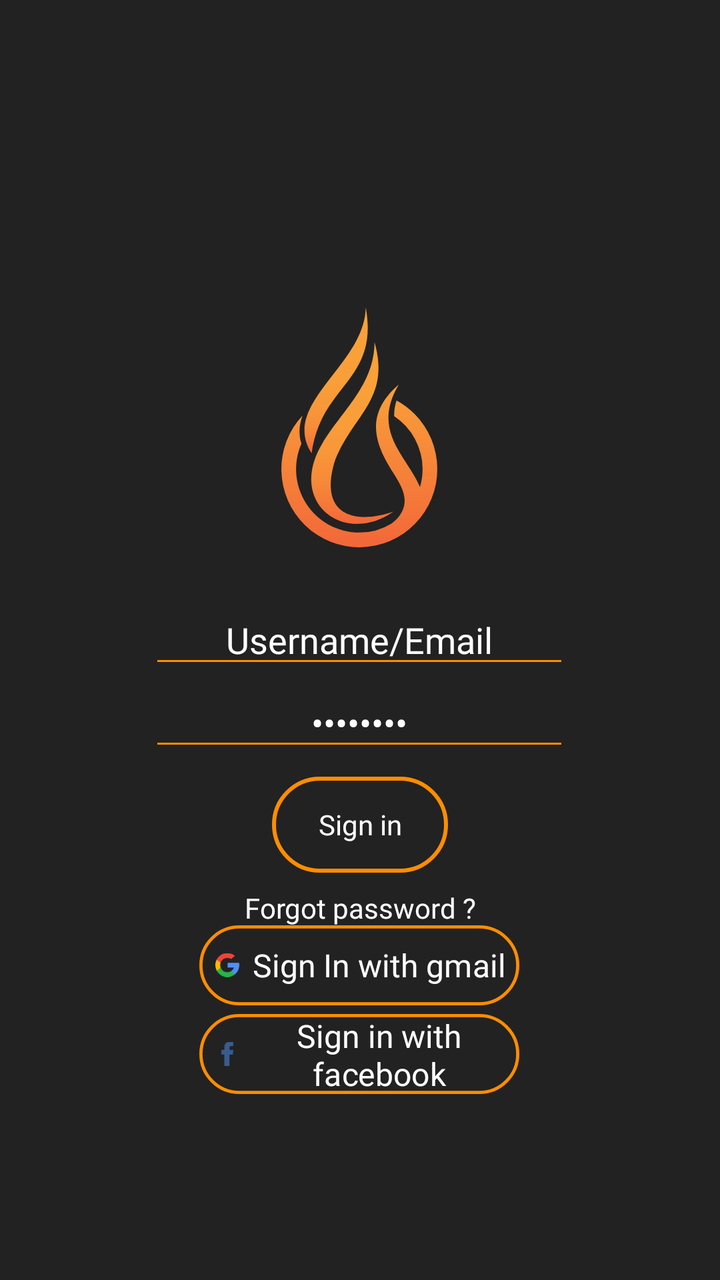
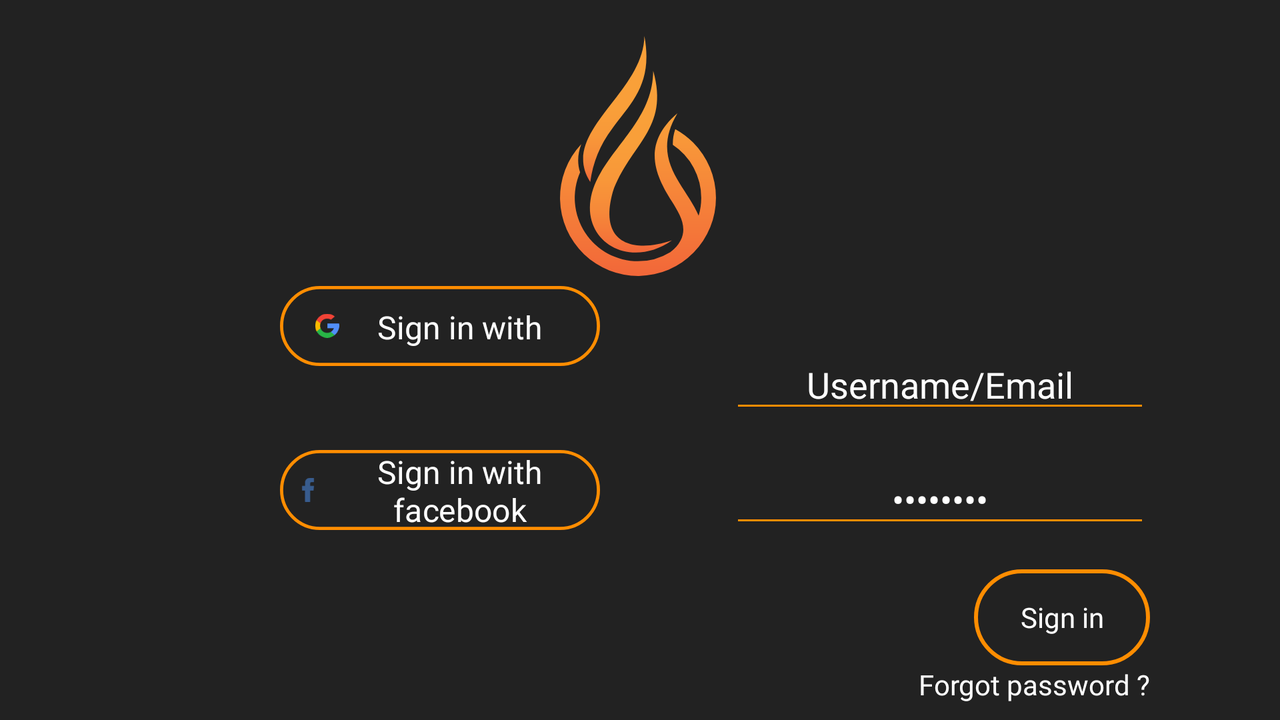

One screen, two layout resources from the same app: the default and the repository's alternative for another configuration. Each is rendered where Android would select it; the XML of both is given below.
<!-- AndroidManifest.xml: application theme AppTheme -->
<!-- res/layout/login_fragment.xml -->
<?xml version="1.0" encoding="utf-8"?>
<layout xmlns:app="http://schemas.android.com/apk/res-auto"
        xmlns:tools="http://schemas.android.com/tools"
        xmlns:android="http://schemas.android.com/apk/res/android">
    <data>

    </data>

    <androidx.constraintlayout.widget.ConstraintLayout

            android:layout_width="match_parent"
            android:layout_height="match_parent"
            android:background="@color/mainBackground">

        <EditText
                android:id="@+id/username"
                android:layout_width="wrap_content"
                android:layout_height="wrap_content"
                android:layout_marginTop="24dp"
                android:autofillHints="@string/userNameHint"
                android:backgroundTint="@color/colorSecondary"
                android:ems="10"
                android:gravity="center"
                android:hint="@string/userNameHint"
                android:inputType="textPersonName"
                android:textColor="@color/colorWhite"
                app:layout_constraintEnd_toEndOf="parent"
                app:layout_constraintHorizontal_bias="0.497"
                app:layout_constraintStart_toStartOf="parent"
                app:layout_constraintTop_toBottomOf="@+id/imageView5"
                tools:text="@string/userNameHint" />

        <ImageView
                android:id="@+id/imageView5"
                android:layout_width="120dp"
                android:layout_height="120dp"
                android:contentDescription="@string/AppLogo"
                android:scaleType="fitCenter"
                app:layout_constraintEnd_toEndOf="parent"
                app:layout_constraintHorizontal_bias="0.498"
                app:layout_constraintStart_toStartOf="parent"
                app:layout_constraintTop_toTopOf="@+id/guideline_horizontal1"
                app:srcCompat="@drawable/ic_blackfyre_logo"
                tools:srcCompat="@drawable/ic_blackfyre_logo" />

        <EditText
                android:id="@+id/password"
                android:layout_width="wrap_content"
                android:layout_height="wrap_content"
                android:autofillHints="@string/password"
                android:backgroundTint="@color/colorSecondary"
                android:ems="10"
                android:gravity="center"
                android:hint="@string/password"
                android:inputType="textPassword"
                android:textColor="@color/colorWhite"
                android:textColorHint="@color/colorWhite"
                app:layout_constraintEnd_toEndOf="@+id/username"
                app:layout_constraintHorizontal_bias="0.0"
                app:layout_constraintStart_toStartOf="@+id/username"
                app:layout_constraintTop_toBottomOf="@+id/username"
                tools:text="@string/password" />

        <androidx.constraintlayout.widget.Guideline
                android:id="@+id/guideline_horizontal2"
                android:layout_width="wrap_content"
                android:layout_height="wrap_content"
                android:orientation="horizontal"
                app:layout_constraintGuide_percent=".9" />

        <androidx.constraintlayout.widget.Guideline
                android:id="@+id/guideline_horizontal1"
                android:layout_width="wrap_content"
                android:layout_height="wrap_content"
                android:orientation="horizontal"
                app:layout_constraintGuide_percent="0.24" />

        <Button
                android:id="@+id/btnSignIn"
                android:layout_width="wrap_content"
                android:layout_height="wrap_content"
                android:layout_marginTop="8dp"
                android:background="@drawable/rounded_corners_imagebutton"
                android:text="@string/sign_in"
                android:textAllCaps="false"
                app:layout_constraintEnd_toEndOf="parent"
                app:layout_constraintHorizontal_bias="0.5"
                app:layout_constraintStart_toStartOf="parent"
                app:layout_constraintTop_toBottomOf="@+id/password"
                tools:text="@string/signIn" />

        <TextView
                android:id="@+id/forgotPassword"
                android:layout_width="wrap_content"
                android:layout_height="wrap_content"
                android:layout_marginTop="8dp"
                android:text="@string/forgotPassword"
                app:layout_constraintEnd_toEndOf="parent"
                app:layout_constraintHorizontal_bias="0.5"
                app:layout_constraintStart_toStartOf="parent"
                app:layout_constraintTop_toBottomOf="@+id/btnSignIn" />

        <TextView
                android:id="@+id/loginFaceBook"
                style="@style/smaller_Drawables"
                android:layout_width="200dp"
                android:layout_height="50dp"
                android:layout_marginBottom="24dp"
                android:autofillHints="@string/sign_in"

                android:background="@drawable/rounded_corners_imagebutton"
                android:contentDescription="@string/FaceBookSignIn"
                android:drawableStart="@drawable/facebook_login"
                android:gravity="center"
                android:text="@string/FaceBookSignIn"
                app:layout_constraintBottom_toTopOf="@+id/guideline_horizontal2"
                app:layout_constraintEnd_toEndOf="parent"

                app:layout_constraintHorizontal_bias="0.497"
                app:layout_constraintStart_toStartOf="parent"
                tools:text="@string/FaceBookSignIn" />

        <TextView
                android:id="@+id/loginGmail"
                style="@style/smaller_Drawables"
                android:layout_width="200dp"
                android:layout_height="50dp"

                android:background="@drawable/rounded_corners_imagebutton"

                android:contentDescription="@string/signInWithGmail"
                android:drawableStart="@drawable/login_gmail"
                android:gravity="center"
                android:text="@string/signInWithGmail"
                app:layout_constraintBottom_toTopOf="@+id/loginFaceBook"
                app:layout_constraintEnd_toEndOf="parent"
                app:layout_constraintHorizontal_bias="0.497"
                app:layout_constraintStart_toStartOf="parent"
                app:layout_constraintTop_toBottomOf="@+id/forgotPassword" />

    </androidx.constraintlayout.widget.ConstraintLayout>
</layout>
<!-- resources referenced by this layout -->
<resources>
  <color name="colorSecondary">#FF8D01</color>
  <color name="colorWhite">#FFFFFF</color>
  <color name="mainBackground">#222222</color>
  <!-- drawable facebook_login (drawable) -->
  <?xml version="1.0" encoding="utf-8"?>
  <layer-list xmlns:android="http://schemas.android.com/apk/res/android" >
      <item
              android:drawable="@drawable/ic_facebook"
              android:width="15sp"
              android:height="15sp"
              android:left="10dp"
              android:gravity="center"
              android:text="@string/FaceBookSignIn">
  
  
      </item>
  
  
  
  </layer-list >
  <!-- drawable login_gmail (drawable) -->
  <?xml version="1.0" encoding="utf-8"?>
  <layer-list xmlns:android="http://schemas.android.com/apk/res/android" >
  <item
          android:drawable="@drawable/ic_google"
          android:width="15sp"
          android:height="15sp"
          android:left="10dp"
          android:gravity="center"
          android:text="@string/loginInWithGmail">
  
  
  </item>
  
  
  
  </layer-list >
  <!-- drawable rounded_corners_imagebutton (drawable) -->
  <?xml version="1.0" encoding="utf-8"?>
  <selector xmlns:android="http://schemas.android.com/apk/res/android">
      <item>
          <shape android:shape="rectangle">
  
              <corners android:radius="30dp" />
              <stroke
                      android:width="2dp"
                      android:color="@color/colorSecondary"
                      />
          </shape>
      </item>
  </selector>
  <string name="AppLogo">App Logo</string>
  <string name="FaceBookSignIn">Sign in with facebook</string>
  <string name="forgotPassword">Forgot password ?</string>
  <string name="password">Password</string>
  <string name="signIn">Sign in</string>
  <string name="signInWithGmail">  Sign In with gmail</string>
  <string name="sign_in">Sign in with</string>
  <string name="userNameHint">Username/Email</string>
  <style name="smaller_Drawables" parent="AppTheme">
          <item name="android:textSize">20sp</item>
          <item name="android:scaleX">0.8</item>
          <item name="android:scaleY">0.8</item>
      </style>
  <style name="AppTheme" parent="Theme.AppCompat.DayNight.DarkActionBar">
          
          <item name="colorPrimary">@color/colorPrimary</item>
          <item name="colorPrimaryDark">@color/colorPrimaryDark</item>
          <item name="colorAccent">@color/colorAccent</item>
          <item name="android:textColor">@color/colorWhite</item>
          <item name="android:fontFamily">@font/roboto</item>
          <item name="android:editTextColor">@color/colorWhite</item>
          <item name="android:navigationBarColor">@color/colorPrimary</item>
          <item name="android:windowDrawsSystemBarBackgrounds">true</item>
  
      </style>
  <!-- drawable ic_facebook (drawable) -->
  <vector android:autoMirrored="true" android:height="512dp"
      android:viewportHeight="512" android:viewportWidth="512"
      android:width="512dp" xmlns:android="http://schemas.android.com/apk/res/android">
      <path android:fillColor="#385C8E" android:pathData="M134.941,272.691h56.123v231.051c0,4.562 3.696,8.258 8.258,8.258h95.159c4.562,0 8.258,-3.696 8.258,-8.258V273.78h64.519c4.195,0 7.725,-3.148 8.204,-7.315l9.799,-85.061c0.269,-2.34 -0.472,-4.684 -2.038,-6.44c-1.567,-1.757 -3.81,-2.763 -6.164,-2.763h-74.316V118.88c0,-16.073 8.654,-24.224 25.726,-24.224c2.433,0 48.59,0 48.59,0c4.562,0 8.258,-3.698 8.258,-8.258V8.319c0,-4.562 -3.696,-8.258 -8.258,-8.258h-66.965C309.622,0.038 308.573,0 307.027,0c-11.619,0 -52.006,2.281 -83.909,31.63c-35.348,32.524 -30.434,71.465 -29.26,78.217v62.352h-58.918c-4.562,0 -8.258,3.696 -8.258,8.258v83.975C126.683,268.993 130.379,272.691 134.941,272.691z"/>
  </vector>
  <string name="loginInWithGmail">gmail</string>
  <color name="colorPrimary">#212121</color>
  <color name="colorPrimaryDark">#000000</color>
  <color name="colorAccent">#018786</color>
</resources>
<!-- res/layout-land/login_fragment.xml (the repository's variant of the layout above) -->
<!-- drawn on the phone turned sideways -->
<?xml version="1.0" encoding="utf-8"?>
<layout xmlns:app="http://schemas.android.com/apk/res-auto"
        xmlns:tools="http://schemas.android.com/tools"
        xmlns:android="http://schemas.android.com/apk/res/android">
    <data>

    </data>

    <androidx.constraintlayout.widget.ConstraintLayout

            android:layout_width="match_parent"
            android:layout_height="match_parent"
            android:background="@color/mainBackground">

        <EditText
                android:id="@+id/username"
                android:layout_width="wrap_content"
                android:layout_height="wrap_content"
                android:layout_marginStart="45dp"
                android:layout_marginTop="32dp"
                android:autofillHints="@string/userNameHint"
                android:backgroundTint="@color/colorSecondary"
                android:ems="10"
                android:gravity="center"
                android:hint="@string/userNameHint"
                android:inputType="textPersonName"
                android:textColor="@color/colorWhite"
                app:layout_constraintStart_toStartOf="@+id/guideline_vertical"
                app:layout_constraintTop_toBottomOf="@+id/imageView5"
                tools:text="@string/userNameHint" />

        <ImageView
                android:id="@+id/imageView5"
                android:layout_width="120dp"
                android:layout_height="120dp"
                android:contentDescription="@string/AppLogo"
                android:scaleType="fitCenter"
                app:layout_constraintEnd_toEndOf="parent"
                app:layout_constraintHorizontal_bias="0.498"
                app:layout_constraintStart_toStartOf="parent"
                app:layout_constraintTop_toTopOf="@+id/guideline_horizontal1"
                app:srcCompat="@drawable/ic_blackfyre_logo"
                tools:srcCompat="@drawable/ic_blackfyre_logo" />

        <EditText
                android:id="@+id/password"
                android:layout_width="wrap_content"
                android:layout_height="wrap_content"
                android:layout_marginTop="16dp"
                android:autofillHints="@string/password"
                android:backgroundTint="@color/colorSecondary"
                android:ems="10"
                android:gravity="center"
                android:hint="@string/password"
                android:inputType="textPassword"
                android:textColor="@color/colorWhite"
                android:textColorHint="@color/colorWhite"
                app:layout_constraintEnd_toEndOf="@+id/username"
                app:layout_constraintHorizontal_bias="0.0"
                app:layout_constraintStart_toStartOf="@+id/username"
                app:layout_constraintTop_toBottomOf="@+id/username"
                tools:text="@string/password" />

        <androidx.constraintlayout.widget.Guideline
                android:id="@+id/guideline_horizontal2"
                android:layout_width="wrap_content"
                android:layout_height="wrap_content"
                android:orientation="horizontal"
                app:layout_constraintGuide_percent="1.0" />

        <androidx.constraintlayout.widget.Guideline
                android:id="@+id/guideline_horizontal1"
                android:layout_width="wrap_content"
                android:layout_height="wrap_content"
                android:orientation="horizontal"
                app:layout_constraintGuide_percent="0.05" />

        <Button
                android:id="@+id/btnSignIn"
                android:layout_width="wrap_content"
                android:layout_height="wrap_content"
                android:layout_marginTop="16dp"
                android:background="@drawable/rounded_corners_imagebutton"
                android:text="@string/sign_in"
                android:textAllCaps="false"
                app:layout_constraintEnd_toEndOf="@+id/password"
                app:layout_constraintTop_toBottomOf="@+id/password"
                tools:text="@string/signIn" />

        <TextView
                android:id="@+id/forgotPassword"
                android:layout_width="0dp"
                android:layout_height="wrap_content"
                android:text="@string/forgotPassword"
                app:layout_constraintEnd_toEndOf="@+id/btnSignIn"
                app:layout_constraintTop_toBottomOf="@+id/btnSignIn" />

        <TextView
                android:id="@+id/loginGmail"
                style="@style/smaller_Drawables"
                android:layout_width="200dp"
                android:layout_height="50dp"

                android:background="@drawable/rounded_corners_imagebutton"
                android:contentDescription="@string/signInWithGmail"
                android:drawableStart="@drawable/login_gmail"
                android:gravity="center"
                android:padding="12dp"
                android:text="@string/signInWithGmail"
                app:layout_constraintEnd_toStartOf="@+id/guideline_vertical"
                app:layout_constraintTop_toBottomOf="@+id/imageView5"
                tools:text="@string/FaceBookSignIn" />

        <TextView
                android:id="@+id/loginFaceBook"
                style="@style/smaller_Drawables"
                android:layout_width="200dp"
                android:layout_height="50dp"
                android:layout_marginStart="45dp"

                android:layout_marginTop="32dp"
                android:autofillHints="@string/sign_in"
                android:background="@drawable/rounded_corners_imagebutton"
                android:contentDescription="@string/FaceBookSignIn"

                android:drawableStart="@drawable/facebook_login"
                android:gravity="center"

                android:text="@string/FaceBookSignIn"
                app:layout_constraintEnd_toEndOf="@+id/loginGmail"
                app:layout_constraintHorizontal_bias="1.0"
                app:layout_constraintStart_toStartOf="@+id/loginGmail"
                app:layout_constraintTop_toBottomOf="@+id/loginGmail" />

        <androidx.constraintlayout.widget.Guideline
                android:id="@+id/guideline_vertical"
                android:layout_width="wrap_content"
                android:layout_height="wrap_content"
                android:orientation="vertical"
                app:layout_constraintGuide_percent=".5" />

    </androidx.constraintlayout.widget.ConstraintLayout>
</layout>
